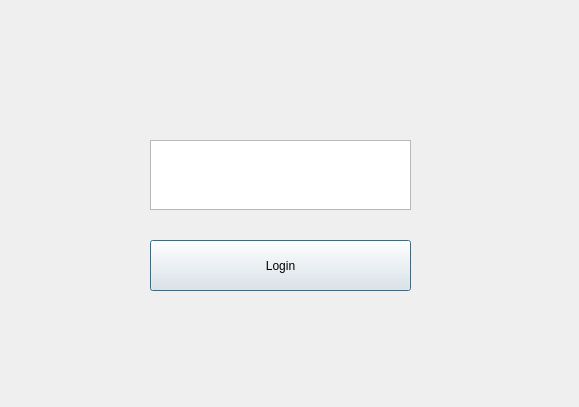
<?xml version="1.0" encoding="UTF-8"?>
<ui version="4.0">
 <class>Widget</class>
 <widget class="QDialog" name="Widget">
  <property name="geometry">
   <rect>
    <x>0</x>
    <y>0</y>
    <width>579</width>
    <height>407</height>
   </rect>
  </property>
  <property name="windowTitle">
   <string>Dialog</string>
  </property>
  <widget class="QPushButton" name="login_button">
   <property name="geometry">
    <rect>
     <x>150</x>
     <y>240</y>
     <width>261</width>
     <height>51</height>
    </rect>
   </property>
   <property name="text">
    <string>Login</string>
   </property>
  </widget>
  <widget class="QTextEdit" name="textEdit">
   <property name="geometry">
    <rect>
     <x>150</x>
     <y>140</y>
     <width>261</width>
     <height>70</height>
    </rect>
   </property>
  </widget>
 </widget>
 <resources/>
 <connections/>
</ui>
